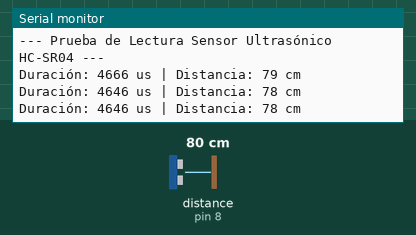
Bench run of a sketch on a simulated Arduino Uno, built with avr-gcc and run on an emulated ATmega328P. Parts: the last lines printed to the serial monitor. Wiring (inferred from the names in the program): ultrasonic range finder: trigger pin 9; echo pin 8. The test bench sets the inputs (shaded band); at power-on: distance to the obstacle (sensor on pin 8) 80 cm. The echo pulse lasts 58.3 µs per cm.

Above: at 1.3 s.
1.4 s: distance to the obstacle (sensor on pin 8) set to 2 cm
At 2.0 s:
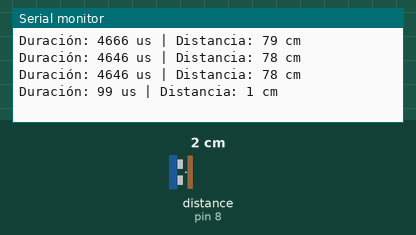
2.9 s: distance to the obstacle (sensor on pin 8) set to 4 cm
At 3.5 s:
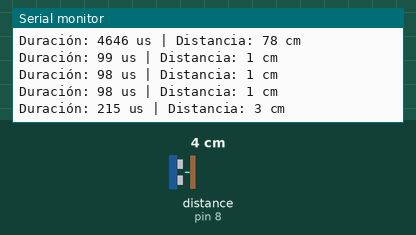
Timing chart, 0 to 5.9 s (numbered marks = the images above; inputs shaded):
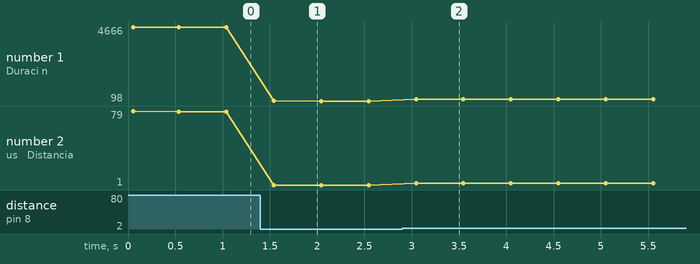

Measured:
- after the input at 1.4 s, the serial monitor: prints a new line after 0.14 s (image 1)
- after the input at 2.9 s, the serial monitor: prints a new line after 0.15 s (image 2)
- plotted number 1: 4646 → 98 after the input at 1.4 s, 98 → 215 after the input at 2.9 s
- plotted number 2: 78 → 1 after the input at 1.4 s, 1 → 3 after the input at 2.9 s

The sketch:

prueba_sensorultrasonico.ino
```cpp
const int TRIG = 9;
const int ECHO = 8;

void setup() {
  Serial.begin(9600);
  pinMode(TRIG, OUTPUT);
  pinMode(ECHO, INPUT);
  Serial.println("--- Prueba de Lectura Sensor Ultrasónico HC-SR04 ---");
}

void loop() {
  // Generar pulso de activación
  digitalWrite(TRIG, LOW);
  delayMicroseconds(2);
  digitalWrite(TRIG, HIGH);
  delayMicroseconds(10);
  digitalWrite(TRIG, LOW);

  // Mide el tiempo de respuesta en microsegundos
  long duracion = pulseIn(ECHO, HIGH, 30000);
  int distancia = duracion * 0.034 / 2;

  if (duracion == 0) {
    Serial.println("Error: Sin lectura (Revisar conexiones VCC/GND/ECHO)");
  } else {
    Serial.print("Duración: ");
    Serial.print(duracion);
    Serial.print(" us | Distancia: ");
    Serial.print(distancia);
    Serial.println(" cm");
  }

  delay(500);
}
```
